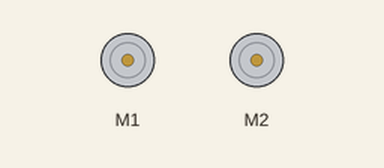
The sketch below on a simulated Arduino Uno, built with avr-gcc and run on an emulated ATmega328P. Shown: 2 × DC motor (green arrow = forward, orange = backward, longer = faster). What the sketch prints to the serial monitor is not drawn.

Above: at 0.1 s.
At 6.0 s:
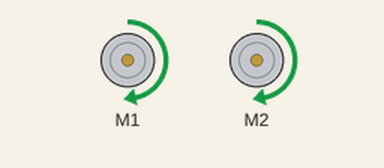
At 9.07 s:
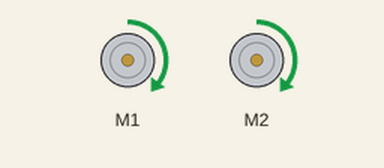
Timing chart, 0 to 11.5 s (numbered marks = the images above):
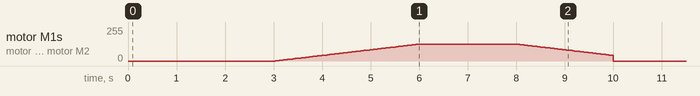

The sketch:

MC33926Demo.ino
```cpp
#include "DualMC33926MotorShield.h"

DualMC33926MotorShield md;

void stopIfFault()
{
  if (md.getFault())
  {
    Serial.println("fault");
    while(1);
  }
}

int startDelay     = 3000; // milliseconds
int rampUpTime     = 3000;
int constSpeedTime = 2000;
int rampDownTime   = 2000;

int maxSpeed = 200;

bool done = false;
int startMillis = 0;

void setup()
{
    done = false;
    startMillis = millis ();

    for (int i=0; i<19; i++)
      pinMode (i, INPUT);

  pinMode (1, OUTPUT);
  digitalWrite (1, 1);

  Serial.begin(9600);
  Serial.println("Dual MC33926 Motor Shield");
  md.init();

  md.setM1Speed (0);
  md.setM2Speed (0);

#if defined(__AVR_ATmega168__)|| defined(__AVR_ATmega328P__)
  Serial.println("AVR ATmega");
  // Timer 1 configuration
  // prescaler: clockI/O / 1
  // outputs enabled
  // phase-correct PWM
  // top of 400
  //
  // PWM frequency calculation
  // 16MHz / 1 (prescaler) / 2 (phase-correct) / 400 (top) = 20kHz
  TCCR1A = 0b10100000;
  TCCR1B = 0b00010001;
  ICR1 = 400;
#endif

  //TCA0.CTRLA = 4;
  //TCB3.CTRLB |= 0x10;            TCB3 controls "delay ()", not PWM

  //TCB3.CNT = 0x32;
 // TCB3.CCMPL = 0xf;
 // TCB3.CCMPH = 0xf;

  //TCA0.SINGLE.CTRLA = 9;

/************
  unsigned int A = TCA0.SINGLE.CTRLA;
  unsigned int B = TCA0.SINGLE.CTRLB;
  unsigned int C = TCA0.SINGLE.CTRLC;
  unsigned int D = TCA0.SINGLE.CTRLD;

  unsigned int P = TCA0.SINGLE.PER;

  unsigned int C0 = TCA0.SINGLE.CMP0; // READ TCA0 REGS AFTER WRITING TO PWM PINS, WHILE MOTOR RUNNING
  unsigned int C1 = TCA0.SINGLE.CMP1;
  unsigned int C2 = TCA0.SINGLE.CMP2;


  Serial.println (A, HEX); // B
  Serial.println (B, HEX); // 3
  Serial.println (C, HEX); // 7
  Serial.println (D, HEX); // 0

  Serial.println (P, HEX);  // ff
  Serial.println (C0, HEX); // 80
  Serial.println (C1, HEX); // 80
  Serial.println (C2, HEX); // 80
***********/

#ifdef _AVR_ATMEGA4808_H_INCLUDED
    Serial.println ("_AVR_ATMEGA4808_H_INCLUDED");
#endif

#ifdef _AVR_ATMEGA4809_H_INCLUDED
    Serial.println ("_AVR_ATMEGA4809_H_INCLUDED");
#endif

}

int lastSpeedSent = -1;

void loop()
{
    if (done == true)
      return;

    int timeNow = millis () - startMillis;

    if (timeNow < startDelay)
    {
        return;
    }

    else if (timeNow < startDelay + rampUpTime)
    {
        int dt       = timeNow - startDelay;
        int speedNow = maxSpeed * (float) dt / rampUpTime;

        if (lastSpeedSent != speedNow)
        {
          lastSpeedSent = speedNow;
          md.setM1Speed (lastSpeedSent);
          md.setM2Speed (lastSpeedSent);
        }
    }

    else if (timeNow < startDelay + rampUpTime + constSpeedTime)
    {
        //int dt = timeNow - (startDelay + rampUpTime);


    }

    else if (timeNow < startDelay + rampUpTime + constSpeedTime + rampDownTime)
    {
        int dt       = timeNow - (startDelay + rampUpTime + constSpeedTime);
        int speedNow = maxSpeed * (1.0 - (float) dt / rampUpTime);

        if (lastSpeedSent != speedNow)
        {
          lastSpeedSent = speedNow;
          md.setM1Speed (lastSpeedSent);
          md.setM2Speed (lastSpeedSent);
        }
    }

    else
    {
        done = true;
        md.setM1Speed (0);
        md.setM2Speed (0);
    }

//    int maxCount = 1000;
//    double maxSpeed = 400;
//
//    for (int i=0; i<maxCount; i++)
//    {
//        double angle = 2 * PI * (float) i / maxCount;
//
//        md.setM1Speed ((int) (maxSpeed * sin (angle)));
//        md.setM2Speed ((int) (maxSpeed * cos (angle)));
//        stopIfFault();
//        delay (20);
//    }

}
```

Measured:
- by itself, motor M1, motor M2: rises from stopped to forward 126/255 in 2.9 s, then falls to stopped in 4.0 s
